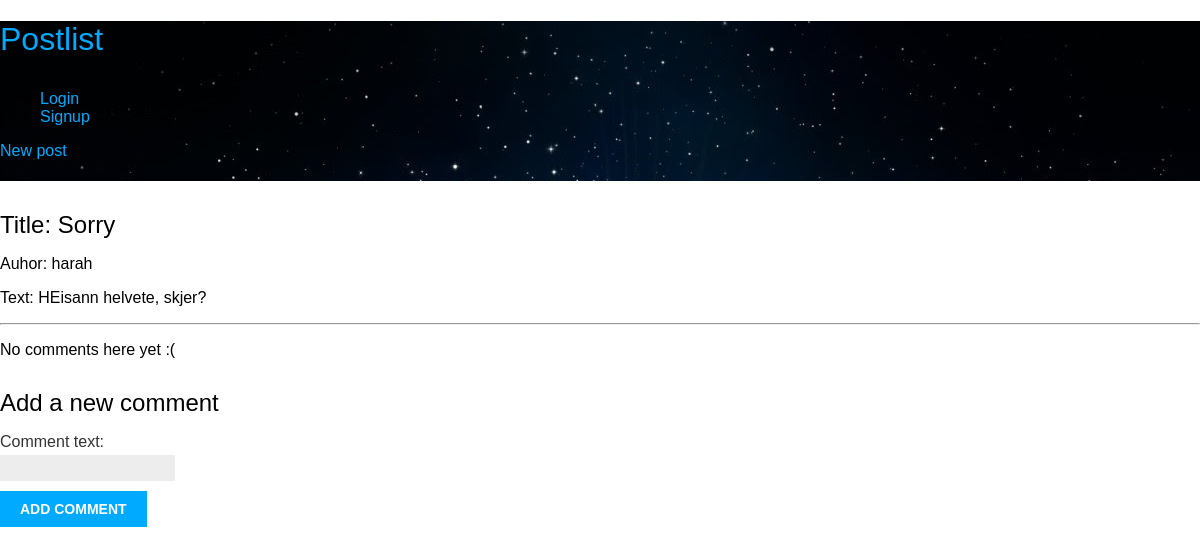
Page /details/24/ on the earlier database version.
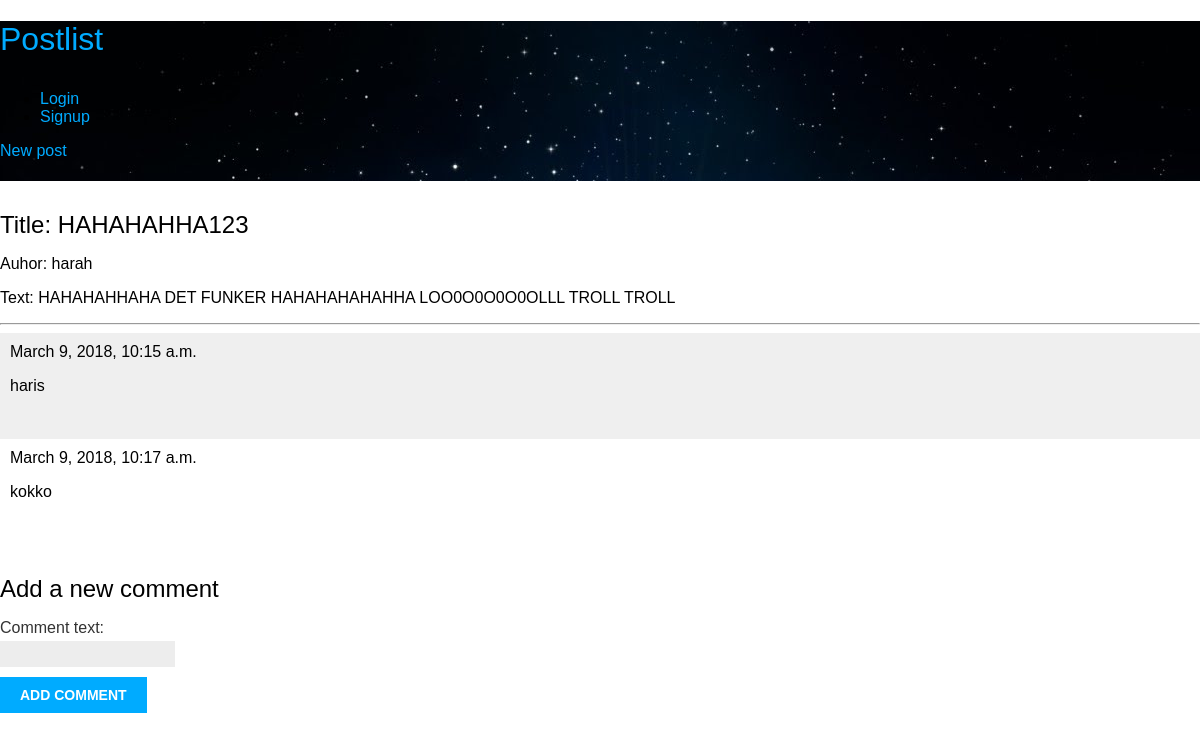
Same page on the later database version.
### blog/models.py (models this page shows, shortened)
@python_2_unicode_compatible  # only if you need to support Python 2
class Post(models.Model):
    STATUS_CHOICES = (
        ('draft', 'Draft'),
        ('published', 'Published'),
    )
    title = models.CharField(max_length=250)
    slug = models.SlugField(max_length=250, unique_for_date='publish')
    author = models.ForeignKey(User, related_name='blog_posts')
    body = models.TextField()
    publish = models.DateTimeField(default=timezone.now)
    created = models.DateTimeField(auto_now_add=True)
    updated = models.DateTimeField(auto_now=True)
    status = models.CharField(max_length=10, choices=STATUS_CHOICES, default='draft')
    class Meta:
        ordering = ('-publish',)

class Comments(models.Model):
	comment_text = models.CharField(max_length=200)
	time_of_comment = models.DateTimeField(default=timezone.now)
	post = models.ForeignKey(Post, related_name='blog_comments')

### blog/views.py (the view)
# urls.py: url(r'details/(?P<id>[0-9]+)/$', views.blog_detail, name="detail"),
def blog_detail(request, id):
	blog = Post.objects.get(id=id)
	comments = Comments.objects.filter(post=blog)
	if request.method == 'POST':
		print 'request.POST', request.POST
		comment_form = CommentForm(data=request.POST)
		if comment_form.is_valid():
			new_comment = comment_form.save(commit=False)
			new_comment.post = blog
			new_comment.save()
	else:
		comment_form = CommentForm()
	return render(request, 'blog/blog_detail.html', {'blog':blog, 'comments':comments, 'comment_form':comment_form})

### blog/forms.py
class CommentForm(forms.ModelForm):
	class Meta:
		model = Comments
		fields = ['comment_text',]

### blog/templates/blog/blog_detail.html (shortened to what this page needs)
{% include 'partials/header.html' %}
<div class="blog_detail">
	<div class="blog">
		<h2>Title: {{blog.title}}</h2>
		<p>Auhor: {{blog.author}}</p>
		<p>Text: {{blog.body}}</p>
	</div>
</div>
<hr>
{% for comment in comments %}
    <div class="comment">
        <div class="date">{{ comment.time_of_comment }}</div>
        <p>{{ comment.comment_text }}</p> <br>
    </div>
{% empty %}
    <p>No comments here yet :(</p>
{% endfor %}
{% if new_comment %}
        <h2>Your comment has been added.</h2>
    {% else %}
        <h2>Add a new comment</h2>
        <form action="." method="post">
            {{ comment_form.as_p }}
            <p><input type="submit" value="Add comment"></p>
        </form>
{% endif %}
{% include 'partials/footer.html' %}

Differences in the rows shown:
changed Post "harah": title "Sorry" → "HAHAHAHHA123"; body "HEisann helvete, skjer?" → "HAHAHAHHAHA DET FUNKER HAHAHAHAHAHHA LOO0O0O0O0OLLL TROLL TROLL"
added Comments: time_of_comment "March 9, 2018, 10:15 a.m.", comment_text "haris"
added Comments: time_of_comment "March 9, 2018, 10:17 a.m.", comment_text "kokko"
Other differences:
text no longer shown: "No comments here yet :("
